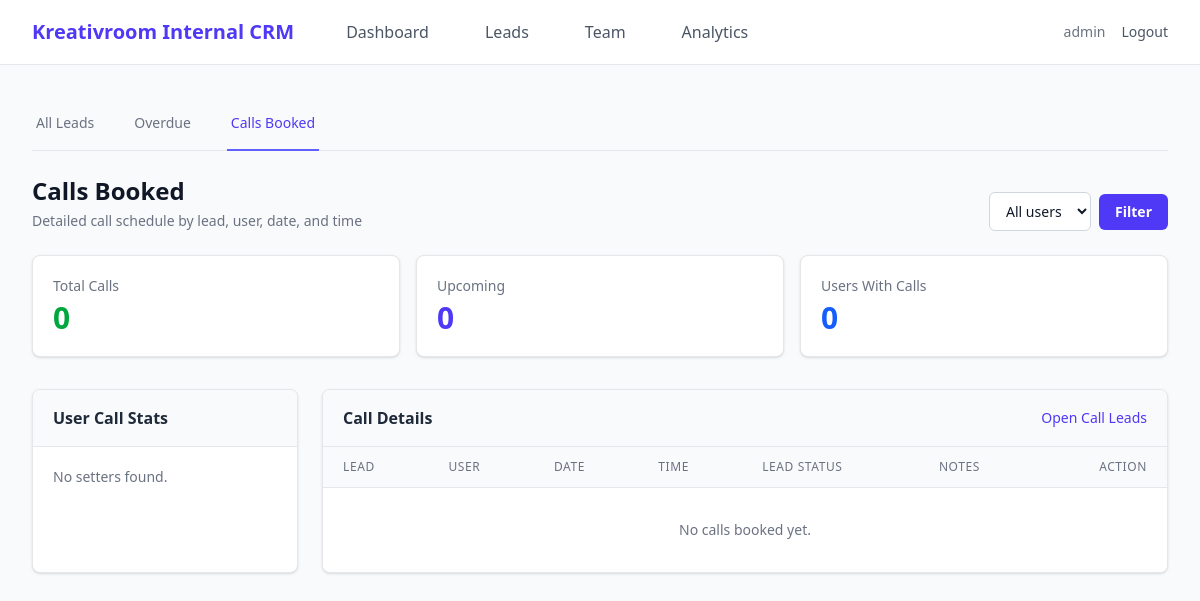
Page /admin/calls (signed in) on the earlier database version.
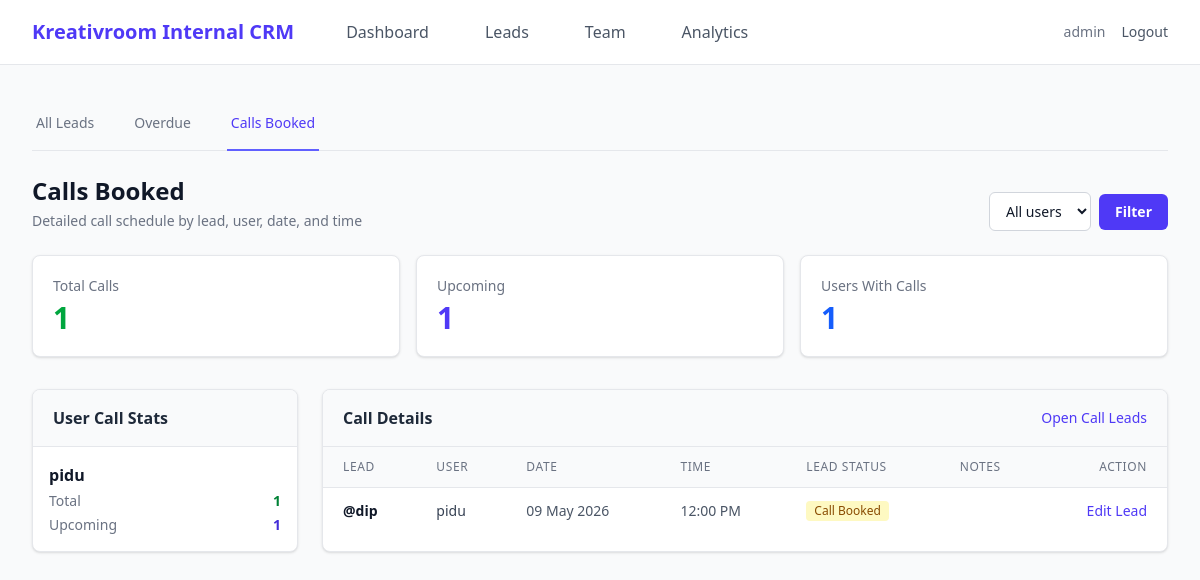
Same page on the later database version.
### instagram_crm/models.py (models this page shows, shortened)
class User(UserMixin, db.Model):
    __tablename__ = "users"
    id            = db.Column(db.Integer, primary_key=True)
    username      = db.Column(db.String(255), unique=True, nullable=False)
    password_hash = db.Column(db.String(255), nullable=False)
    role          = db.Column(db.String(50), default="setter")
    last_login    = db.Column(db.DateTime, nullable=True)
    created_at    = db.Column(db.DateTime, default=datetime.utcnow)
    leads      = db.relationship("Lead", backref="setter", lazy="dynamic")
    activities = db.relationship("Activity", backref="user", lazy="dynamic")
    @property
    def is_admin(self) -> bool:
        return self.role == "admin"

class Call(db.Model):
    __tablename__ = "calls"
    id            = db.Column(db.Integer, primary_key=True)
    lead_id       = db.Column(db.Integer, db.ForeignKey("leads.id"), unique=True, nullable=False)
    call_datetime = db.Column(db.DateTime, nullable=False)

class Lead(db.Model):
    __tablename__ = "leads"
    STATUSES = ["new_lead", "messaged", "replied", "interested", "call_booked", "deal_done"]
    id               = db.Column(db.Integer, primary_key=True)
    instagram_handle = db.Column(db.String(255), unique=True, nullable=False)
    status           = db.Column(db.String(50), default="new_lead", nullable=False, index=True)
    prev_status      = db.Column(db.String(50), nullable=True)   # ← restored on cancel-call
    assigned_to      = db.Column(db.Integer, db.ForeignKey("users.id"), nullable=True, index=True)
    last_contacted   = db.Column(db.DateTime, nullable=True)
    next_followup    = db.Column(db.Date, nullable=True, index=True)
    notes            = db.Column(db.Text, nullable=True)
    created_at       = db.Column(db.DateTime, default=datetime.utcnow)
    call       = db.relationship("Call", backref="lead", uselist=False,
                                 cascade="all, delete-orphan")
    activities = db.relationship("Activity", backref="lead", lazy="dynamic")

### instagram_crm/admin.py (the view)
@admin_bp.route("/calls")
@admin_required
def calls():
    setter_filter = request.args.get("setter", "").strip()
    query = (
        Call.query
        .join(Lead)
        .options(joinedload(Call.lead).joinedload(Lead.setter))
    )
    selected_setter = None
    if setter_filter:
        try:
            selected_setter = int(setter_filter)
            query = query.filter(Lead.assigned_to == selected_setter)
        except ValueError:
            selected_setter = None
    calls = query.order_by(Call.call_datetime.asc()).all()
    setters = User.query.filter_by(role="setter").order_by(User.username).all()
    call_stats = []
    for setter in setters:
        total = Call.query.join(Lead).filter(Lead.assigned_to == setter.id).count()
        upcoming = (
            Call.query
            .join(Lead)
            .filter(Lead.assigned_to == setter.id, Call.call_datetime >= datetime.now())
            .count()
        )
        call_stats.append({"user": setter, "total": total, "upcoming": upcoming})
    call_stats.sort(key=lambda row: row["total"], reverse=True)
    return render_template(
        "admin/calls.html",
        calls=calls,
        setters=setters,
        setter_filter=setter_filter,
        selected_setter=selected_setter,
        call_stats=call_stats,
        upcoming_count=sum(1 for call in calls if call.call_datetime >= datetime.now()),
        now=datetime.now(),
    )

### instagram_crm/admin.py (called while the page is built)
def admin_required(fn):
    from functools import wraps
    @wraps(fn)
    @login_required
    def wrapper(*args, **kwargs):
        if not current_user.is_admin:
            abort(403)
        return fn(*args, **kwargs)
    return wrapper

### instagram_crm/templates/admin/calls.html (shortened to what the changed rows need)
{% extends "base.html" %}
{% block content %}
<div class="mb-6 flex flex-col sm:flex-row sm:items-end sm:justify-between gap-4">
  <div>
    <h1 class="text-2xl font-bold text-gray-900">Calls Booked</h1>
  </div>
</div>
<div class="grid grid-cols-1 md:grid-cols-3 gap-4 mb-8">
  <div class="bg-white border border-gray-200 rounded-lg p-5 shadow-sm">
    <div class="text-sm text-gray-500 font-medium mb-1">Total Calls</div>
    <div class="text-3xl font-bold text-green-600">{{ calls|length }}</div>
  </div>
  <div class="bg-white border border-gray-200 rounded-lg p-5 shadow-sm">
    <div class="text-sm text-gray-500 font-medium mb-1">Upcoming</div>
    <div class="text-3xl font-bold text-indigo-600">{{ upcoming_count }}</div>
  </div>
  <div class="bg-white border border-gray-200 rounded-lg p-5 shadow-sm">
    <div class="text-sm text-gray-500 font-medium mb-1">Users With Calls</div>
    <div class="text-3xl font-bold text-blue-600">{{ call_stats|selectattr('total')|list|length }}</div>
  </div>
</div>
<div class="grid grid-cols-1 lg:grid-cols-4 gap-6">
  <div class="bg-white border border-gray-200 rounded-lg shadow-sm overflow-hidden">
    <div class="px-5 py-4 border-b border-gray-200 bg-gray-50">
      <h2 class="font-semibold text-gray-800">User Call Stats</h2>
    </div>
    <div class="divide-y divide-gray-200">
      {% for row in call_stats %}
      <a href="{{ url_for('admin.calls', setter=row.user.id) }}" class="block p-4 hover:bg-gray-50">
        <div class="font-semibold text-gray-900 truncate">{{ row.user.username }}</div>
        <div class="mt-1 flex items-center justify-between text-sm">
          <span class="text-gray-500">Total</span>
          <span class="font-bold text-green-700">{{ row.total }}</span>
        </div>
        <div class="mt-1 flex items-center justify-between text-sm">
          <span class="text-gray-500">Upcoming</span>
          <span class="font-bold text-indigo-700">{{ row.upcoming }}</span>
        </div>
      </a>
      {% else %}
      <div class="p-5 text-sm text-gray-500">No setters found.</div>
      {% endfor %}
    </div>
  </div>
  <div class="lg:col-span-3 bg-white border border-gray-200 rounded-lg shadow-sm overflow-hidden">
    <div class="px-5 py-4 border-b border-gray-200 bg-gray-50 flex justify-between items-center">
      <h2 class="font-semibold text-gray-800">Call Details</h2>
    </div>
    <div class="overflow-x-auto">
      <table class="min-w-full divide-y divide-gray-200 text-sm text-left">
        <thead class="bg-gray-50 text-gray-500 uppercase tracking-wider text-xs">
          <tr>
            <th class="px-5 py-3 font-medium">Lead</th>
            <th class="px-5 py-3 font-medium">User</th>
            <th class="px-5 py-3 font-medium">Date</th>
            <th class="px-5 py-3 font-medium">Time</th>
            <th class="px-5 py-3 font-medium">Lead Status</th>
            <th class="px-5 py-3 font-medium">Notes</th>
            <th class="px-5 py-3 font-medium text-right">Action</th>
          </tr>
        </thead>
        <tbody class="divide-y divide-gray-200 bg-white">
          {% for call in calls %}
          <tr class="hover:bg-gray-50">
            <td class="px-5 py-3 font-semibold text-gray-900">@{{ call.lead.instagram_handle }}</td>
            <td class="px-5 py-3 text-gray-700">{{ call.lead.setter.username if call.lead and call.lead.setter else 'Unassigned' }}</td>
            <td class="px-5 py-3 text-gray-600">{{ call.call_datetime.strftime('%d %b %Y') }}</td>
            <td class="px-5 py-3 text-gray-600">{{ call.call_datetime.strftime('%I:%M %p') }}</td>
            <td class="px-5 py-3">
              <span class="inline-flex px-2 py-0.5 rounded text-xs font-medium bg-yellow-100 text-yellow-800">
                {{ call.lead.status.replace('_', ' ').title() }}
              </span>
            </td>
            <td class="px-5 py-3 text-gray-500 max-w-xs truncate">{{ call.lead.notes or '' }}</td>
            <td class="px-5 py-3 text-right">
              <a href="{{ url_for('crm.edit_lead', lead_id=call.lead.id) }}" class="text-indigo-600 hover:text-indigo-900 font-medium">Edit Lead</a>
            </td>
          </tr>
          {% else %}
          <tr>
            <td colspan="7" class="px-5 py-8 text-center text-gray-500">No calls booked yet.</td>
          </tr>
          {% endfor %}
        </tbody>
      </table>
    </div>
  </div>
</div>
{% endblock %}

Differences in the rows shown:
added User: user.username "pidu"
added Call: lead.instagram_handle "dip", lead.setter "pidu", call_datetime "09 May 2026", call_datetime "12:00 PM", lead.status.replace "Call Booked"
Other differences:
{{ calls|length }}: "0" → "1"
{{ upcoming_count }}: "0" → "1"
{{ call_stats|selectattr('total')|list|length }}: "0" → "1"
new list line: "Total 1 Upcoming 1"
text no longer shown: "No setters found. No calls booked yet."
